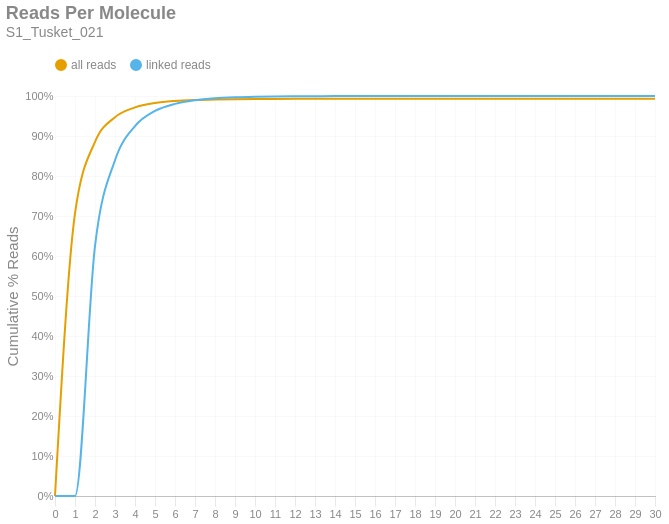

Notebook code for this chart:
### Markdown cell above
### Reads per Molecule
This chart shows the cumulative distribution of the number of reads per linked molecule. That is, how many alignments are associated with a unique molecule. This excludes the number of reads associated with invalid or absent linked-read barcodes. The `linked` histogram is the percentages recalculated when disregarding singletons.

### Code cell
if SKIPLR:
    print_html(f"Skipped")
else:
    counts = np.bincount(valids['reads'].cast(pl.Int64).to_numpy())
    weighted = counts * np.arange(len(counts))
    all_perc = weighted / n_reads
    linked_perc = weighted / n_linked_reads
    linked_perc[1] = 0
    binned_df = pl.DataFrame({
        'readsper': list(range(len(counts))),
        'all reads (cumsum)': np.cumsum(all_perc).tolist(),
        'linked reads (cumsum)': np.cumsum(linked_perc).tolist(),
    })

    with SafeRender(binned_df):
        (
            density_plot(binned_df, 'Reads Per Molecule', samplename, 'readspmol')
            .encode(
                x=alt.X('readsper:O', title=None).axis(labelAngle=0).scale(padding=0),
                y=alt.Y('value:Q', title='Cumulative % Reads').axis(format='%').stack(False),
                color=alt.Color("key:N").scale(domain=["all reads", "linked reads"]),
                tooltip=[
                    alt.Tooltip("key:N", title="Data Type"),
                    alt.Tooltip("readsper:O", title="Reads Per Molecule"),
                    alt.Tooltip("value:Q", format=".2%", title="% Reads (Cum.)")
                ]            
            )
        ).display()

### Figure 1 — Vega-Lite specification as saved in the notebook (floating-point values rounded to 4 significant figures)
{"width": "container", "height": 400, "config": {"title": {"anchor": "start", "dy": -15, "fontSize": 18, "color": "#888888", "subtitleColor": "#888888", "subtitleFontSize": 14}, "arc": {"fill": "#0072B2"}, "axis": {"domainColor": "#888888", "domainWidth": 0.5, "gridWidth": 0.2, "grid": false, "titleFontWeight": 400, "titleFontSize": 15, "labelFontSize": 11, "labelColor": "#888888", "tickColor": "#888888", "tickWidth": 0.2, "titleColor": "#888888"}, "axisBand": {"grid": false}, "axisX": {"grid": true, "tickSize": 10, "domainCap": "round"}, "axisY": {"domain": false, "grid": true, "tickSize": 0, "domainCap": "round"}, "background": "transparent", "header": {"labelFontSize": 15, "labelColor": "#888888", "titleFontSize": 15, "titleFontWeight": 600, "titleColor": "#888888"}, "legend": {"labelFont": "sans-serif", "labelFontSize": 12, "labelColor": "#888888", "symbolSize": 100, "symbolType": "circle", "titleFontSize": 12, "titlePadding": 10, "titleColor": "#888888", "title": null, "orient": "top"}, "range": {"category": ["#E69F00", "#56B4E9", "#009E73", "#F0E442", "#0072B2", "#D55E00", "#CC79A7", "#000000"], "diverging": ["#cfe8f3", "#a2d4ec", "#73bfe2", "#46abdb", "#1696d2", "#12719e"]}, "area": {"fill": "#0072B2", "fillOpacity": 0.7, "line": true, "strokeOpacity": 0.7}, "line": {"color": "#0072B2", "stroke": "#0072B2", "strokeWidth": 2}, "trail": {"color": "#0072B2", "stroke": "#0072B2", "strokeWidth": 0, "size": 1}, "point": {"filled": true, "fillOpacity": 1.0, "size": 95}, "text": {"color": "#888888", "fontSize": 11, "align": "right", "fontWeight": 400, "size": 11}, "bar": {"fill": "#0072B2", "stroke": null}, "view": {"stroke": null, "continuousWidth": 660, "continuousHeight": 400}}, "data": {"name": "data-fc20f212ea549506f1fdfead849c9fd2"}, "mark": {"type": "line", "interpolate": "monotone", "point": {"opacity": 0, "size": 275}}, "encoding": {"color": {"field": "key", "scale": {"domain": ["all reads", "linked reads"]}, "type": "nominal"}, "tooltip": [{"field": "key", "title": "Data Type", "type": "nominal"}, {"field": "readsper", "title": "Reads Per Molecule", "type": "ordinal"}, {"field": "value", "format": ".2%", "title": "% Reads (Cum.)", "type": "quantitative"}], "x": {"axis": {"labelAngle": 0}, "field": "readsper", "scale": {"padding": 0}, "title": null, "type": "ordinal"}, "y": {"axis": {"format": "%"}, "field": "value", "stack": false, "title": "Cumulative % Reads", "type": "quantitative"}}, "params": [{"name": "param_c36ac31b6afebe62", "select": {"type": "point", "fields": ["key"]}, "bind": "legend"}], "title": {"text": "Reads Per Molecule", "subtitle": "S1_Tusket_021"}, "transform": [{"fold": ["all reads (cumsum)", "linked reads (cumsum)"]}, {"calculate": "replace(datum.key, ' (cumsum)', '')", "as": "key"}, {"filter": {"param": "param_c36ac31b6afebe62"}}], "usermeta": {"embedOptions": {"downloadFileName": "S1_Tusket_021.readspmol"}}, "$schema": "https://vega.github.io/schema/vega-lite/v6.1.0.json", "datasets": {"data-fc20f212ea549506f1fdfead849c9fd2": [{"readsper": 0, "all reads (cumsum)": 0.0, "linked reads (cumsum)": 0.0}, {"readsper": 1, "all reads (cumsum)": 0.7064, "linked reads (cumsum)": 0.0}, {"readsper": 2, "all reads (cumsum)": 0.8855, "linked reads (cumsum)": 0.6249}, {"readsper": 3, "all reads (cumsum)": 0.947, "linked reads (cumsum)": 0.8394}, {"readsper": 4, "all reads (cumsum)": 0.9715, "linked reads (cumsum)": 0.9247}, {"readsper": 5, "all reads (cumsum)": 0.9824, "linked reads (cumsum)": 0.9625}, {"readsper": 6, "all reads (cumsum)": 0.9875, "linked reads (cumsum)": 0.9804}, {"readsper": 7, "all reads (cumsum)": 0.9901, "linked reads (cumsum)": 0.9894}, {"readsper": 8, "all reads (cumsum)": 0.9914, "linked reads (cumsum)": 0.9942}, {"readsper": 9, "all reads (cumsum)": 0.9922, "linked reads (cumsum)": 0.9967}, {"readsper": 10, "all reads (cumsum)": 0.9926, "linked reads (cumsum)": 0.9981}, {"readsper": 11, "all reads (cumsum)": 0.9928, "linked reads (cumsum)": 0.9989}, {"readsper": 12, "all reads (cumsum)": 0.9929, "linked reads (cumsum)": 0.9992}, {"readsper": 13, "all reads (cumsum)": 0.993, "linked reads (cumsum)": 0.9995}, {"readsper": 14, "all reads (cumsum)": 0.993, "linked reads (cumsum)": 0.9997}, {"readsper": 15, "all reads (cumsum)": 0.993, "linked reads (cumsum)": 0.9998}, {"readsper": 16, "all reads (cumsum)": 0.9931, "linked reads (cumsum)": 0.9998}, {"readsper": 17, "all reads (cumsum)": 0.9931, "linked reads (cumsum)": 0.9999}, {"readsper": 18, "all reads (cumsum)": 0.9931, "linked reads (cumsum)": 0.9999}, {"readsper": 19, "all reads (cumsum)": 0.9931, "linked reads (cumsum)": 1.0}, {"readsper": 20, "all reads (cumsum)": 0.9931, "linked reads (cumsum)": 1.0}, {"readsper": 21, "all reads (cumsum)": 0.9931, "linked reads (cumsum)": 1.0}, {"readsper": 22, "all reads (cumsum)": 0.9931, "linked reads (cumsum)": 1.0}, {"readsper": 23, "all reads (cumsum)": 0.9931, "linked reads (cumsum)": 1.0}, {"readsper": 24, "all reads (cumsum)": 0.9931, "linked reads (cumsum)": 1.0}, {"readsper": 25, "all reads (cumsum)": 0.9931, "linked reads (cumsum)": 1.0}, {"readsper": 26, "all reads (cumsum)": 0.9931, "linked reads (cumsum)": 1.0}, {"readsper": 27, "all reads (cumsum)": 0.9931, "linked reads (cumsum)": 1.0}, {"readsper": 28, "all reads (cumsum)": 0.9931, "linked reads (cumsum)": 1.0}, {"readsper": 29, "all reads (cumsum)": 0.9931, "linked reads (cumsum)": 1.0}, {"readsper": 30, "all reads (cumsum)": 0.9931, "linked reads (cumsum)": 1.0}]}}
